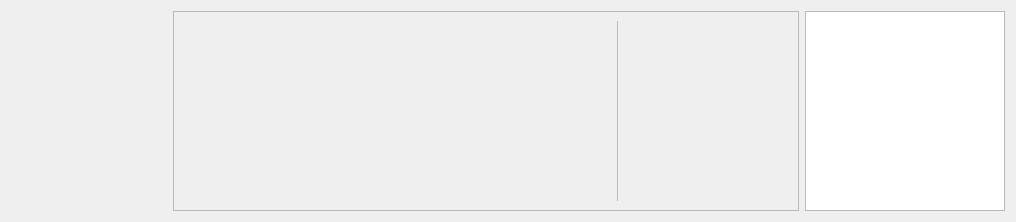
<?xml version="1.0" encoding="UTF-8"?>
<ui version="4.0">
 <class>Form</class>
 <widget class="QWidget" name="Form">
  <property name="geometry">
   <rect>
    <x>0</x>
    <y>0</y>
    <width>1016</width>
    <height>220</height>
   </rect>
  </property>
  <property name="minimumSize">
   <size>
    <width>0</width>
    <height>0</height>
   </size>
  </property>
  <property name="maximumSize">
   <size>
    <width>16777215</width>
    <height>220</height>
   </size>
  </property>
  <property name="windowTitle">
   <string>Form</string>
  </property>
  <layout class="QHBoxLayout" name="horizontalLayout" stretch="0,0">
   <item>
    <layout class="QHBoxLayout" name="horizontalLayout_3" stretch="0,0">
     <item>
      <layout class="QVBoxLayout" name="verticalLayout" stretch="1,0">
       <property name="sizeConstraint">
        <enum>QLayout::SetDefaultConstraint</enum>
       </property>
       <property name="leftMargin">
        <number>6</number>
       </property>
       <item>
        <layout class="QVBoxLayout" name="categoriesLayout" stretch="0">
         <property name="spacing">
          <number>0</number>
         </property>
         <property name="sizeConstraint">
          <enum>QLayout::SetDefaultConstraint</enum>
         </property>
         <item>
          <spacer name="verticalSpacer">
           <property name="orientation">
            <enum>Qt::Vertical</enum>
           </property>
           <property name="sizeHint" stdset="0">
            <size>
             <width>20</width>
             <height>40</height>
            </size>
           </property>
          </spacer>
         </item>
        </layout>
       </item>
       <item>
        <layout class="QVBoxLayout" name="verticalLayout_4">
         <property name="spacing">
          <number>0</number>
         </property>
         <item>
          <widget class="QLabel" name="threadStateLabel">
           <property name="font">
            <font>
             <family>Dubai</family>
             <pointsize>14</pointsize>
             <bold>true</bold>
            </font>
           </property>
           <property name="text">
            <string/>
           </property>
           <property name="wordWrap">
            <bool>true</bool>
           </property>
          </widget>
         </item>
         <item>
          <spacer name="horizontalSpacer_3">
           <property name="orientation">
            <enum>Qt::Horizontal</enum>
           </property>
           <property name="sizeType">
            <enum>QSizePolicy::Fixed</enum>
           </property>
           <property name="sizeHint" stdset="0">
            <size>
             <width>150</width>
             <height>0</height>
            </size>
           </property>
          </spacer>
         </item>
        </layout>
       </item>
      </layout>
     </item>
     <item>
      <layout class="QVBoxLayout" name="verticalLayout_2">
       <property name="rightMargin">
        <number>0</number>
       </property>
       <item>
        <widget class="QScrollArea" name="scrollArea">
         <property name="minimumSize">
          <size>
           <width>500</width>
           <height>0</height>
          </size>
         </property>
         <property name="widgetResizable">
          <bool>true</bool>
         </property>
         <widget class="QWidget" name="scrollAreaWidgetContents">
          <property name="geometry">
           <rect>
            <x>0</x>
            <y>0</y>
            <width>621</width>
            <height>196</height>
           </rect>
          </property>
          <layout class="QVBoxLayout" name="verticalLayout_6">
           <item>
            <layout class="QHBoxLayout" name="horizontalLayout_4" stretch="1,0,0">
             <item>
              <layout class="QVBoxLayout" name="incomingMessagesLayout" stretch="0,0">
               <item>
                <widget class="QLabel" name="incomingMessageLabel">
                 <property name="styleSheet">
                  <string notr="true">QLabel { color : grey; }</string>
                 </property>
                 <property name="text">
                  <string/>
                 </property>
                </widget>
               </item>
               <item>
                <spacer name="verticalSpacer_2">
                 <property name="orientation">
                  <enum>Qt::Vertical</enum>
                 </property>
                 <property name="sizeHint" stdset="0">
                  <size>
                   <width>20</width>
                   <height>40</height>
                  </size>
                 </property>
                </spacer>
               </item>
              </layout>
             </item>
             <item>
              <widget class="Line" name="line_2">
               <property name="lineWidth">
                <number>0</number>
               </property>
               <property name="midLineWidth">
                <number>1</number>
               </property>
               <property name="orientation">
                <enum>Qt::Vertical</enum>
               </property>
              </widget>
             </item>
             <item>
              <layout class="QVBoxLayout" name="outgoingMessagesLayout" stretch="0,0">
               <item>
                <spacer name="horizontalSpacer">
                 <property name="orientation">
                  <enum>Qt::Vertical</enum>
                 </property>
                 <property name="sizeHint" stdset="0">
                  <size>
                   <width>20</width>
                   <height>40</height>
                  </size>
                 </property>
                </spacer>
               </item>
               <item>
                <spacer name="horizontalSpacer_2">
                 <property name="orientation">
                  <enum>Qt::Horizontal</enum>
                 </property>
                 <property name="sizeHint" stdset="0">
                  <size>
                   <width>170</width>
                   <height>0</height>
                  </size>
                 </property>
                </spacer>
               </item>
              </layout>
             </item>
            </layout>
           </item>
          </layout>
         </widget>
        </widget>
       </item>
      </layout>
     </item>
    </layout>
   </item>
   <item>
    <widget class="QGraphicsView" name="mapGraphicsView">
     <property name="minimumSize">
      <size>
       <width>200</width>
       <height>200</height>
      </size>
     </property>
     <property name="maximumSize">
      <size>
       <width>200</width>
       <height>200</height>
      </size>
     </property>
    </widget>
   </item>
  </layout>
 </widget>
 <resources/>
 <connections/>
</ui>
